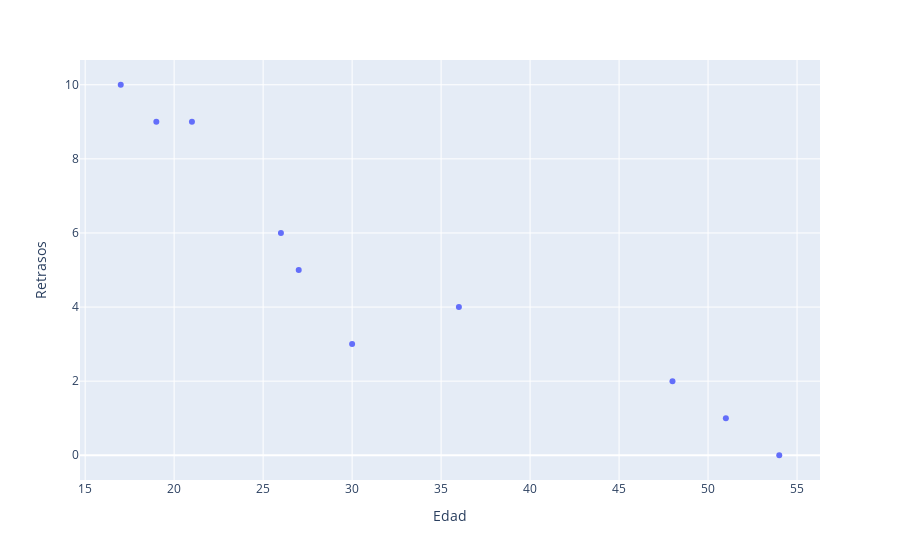

The notebook cell this image was saved under:
### Markdown cell above
Dibuja un diagrama de dispersión (scatter plot) para los datos.

### Code cell
# creating a scatter plot using the student_data
# specify x axis and y axis
fig = px.scatter(student_data, x = "Edad", y = "Retrasos")

# Display scatter plot
fig.show()

### Figure 1 — Plotly figure (JSON) as saved in the notebook; plotly's stock layout.template omitted (floating-point values rounded to 4 significant figures)
{"data": [{"hovertemplate": "Edad=%{x}<br>Retrasos=%{y}<extra></extra>", "legendgroup": "", "marker": {"color": "#636efa", "symbol": "circle"}, "mode": "markers", "name": "", "orientation": "v", "showlegend": false, "type": "scatter", "x": [17, 51, 27, 21, 36, 48, 19, 26, 54, 30], "xaxis": "x", "y": [10, 1, 5, 9, 4, 2, 9, 6, 0, 3], "yaxis": "y"}], "layout": {"legend": {"tracegroupgap": 0}, "margin": {"t": 60}, "xaxis": {"anchor": "y", "domain": [0, 1], "title": {"text": "Edad"}}, "yaxis": {"anchor": "x", "domain": [0, 1], "title": {"text": "Retrasos"}}}}
